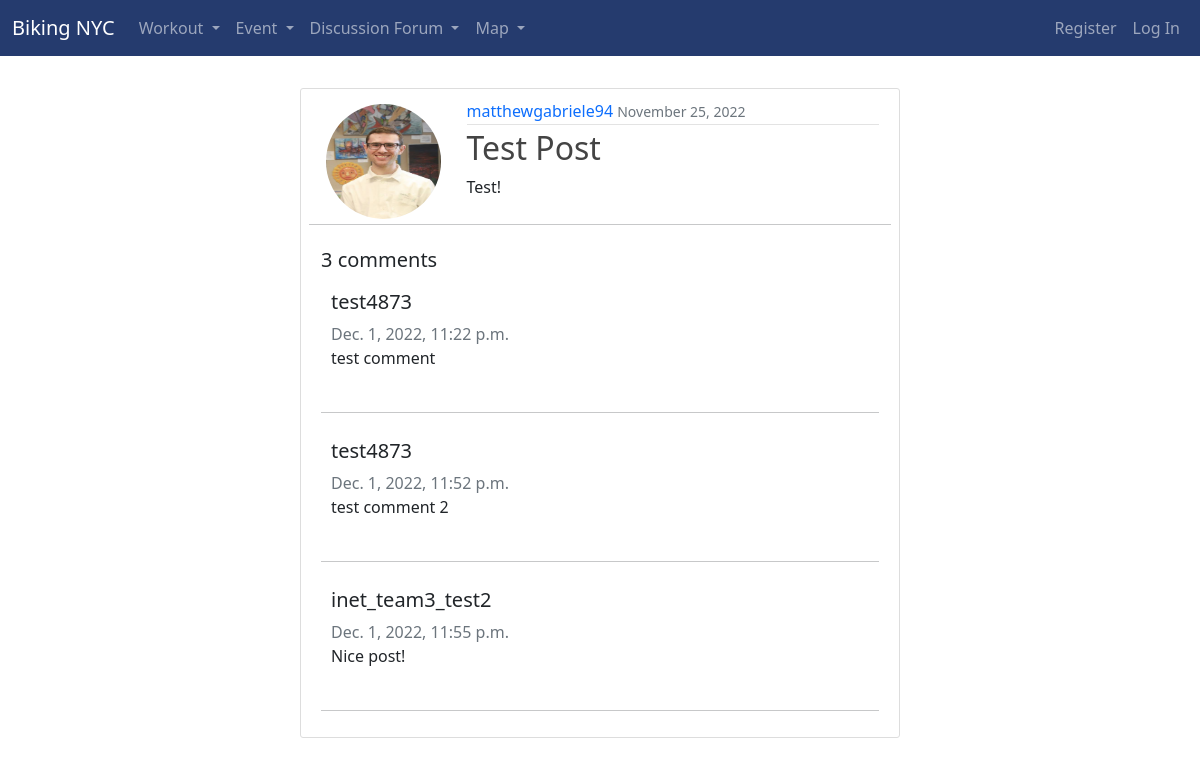
The app's page /post/2/ with its own data.
### bikingapp/models.py (models this page shows, shortened)
class Post(models.Model):
    title = models.CharField(max_length=100)
    content = models.TextField()
    date_posted = models.DateTimeField(default=timezone.now)
    author = models.ForeignKey(settings.AUTH_USER_MODEL, on_delete=models.CASCADE)

class CustomUser(AbstractUser):
    def image_upload_to(self, instance=None):
        if instance:
            return os.path.join("Users", self.username, instance)
        return None
    STATUS = (
        ("regular", "regular"),
        ("subscriber", "subscriber"),
        ("moderator", "moderator"),
    )
    email = models.EmailField(unique=True)
    status = models.CharField(max_length=100, choices=STATUS, default="regular")
    description = models.TextField(
        "Description", max_length=600, default="", blank=True
    )
    image = models.ImageField(default="default/user.jpg", upload_to=image_upload_to)
    def __str__(self):
        return self.username

class DiscForumComment(models.Model):
    post = models.ForeignKey(Post, on_delete=models.CASCADE, related_name="comments")
    author = models.ForeignKey(
        settings.AUTH_USER_MODEL, on_delete=models.SET_NULL, null=True, blank=True
    )
    body = models.TextField()
    created_on = models.DateTimeField(auto_now_add=True)
    class Meta:
        ordering = ["created_on"]

### bikingapp/views.py (the view, shortened to what this page needs)
# urls.py: path("post/<int:pk>/", PostDetailView.as_view(), name="post-detail"),
class PostDetailView(FormMixin, DetailView):
    model = Post
    template_name = "discforum/post_detail.html"
    form_class = DiscForumCommentForm
    def get_context_data(self, **kwargs):
        context = super().get_context_data(**kwargs)
        context["form"] = DiscForumCommentForm
        context["comments"] = models.DiscForumComment.objects.order_by("id").filter(
            post=self.object
        )
        context["userLoggedIn"] = not self.request.user.is_anonymous
        return context

### bikingapp/templates/discforum/post_detail.html (shortened to what this page needs)
<!DOCTYPE html>
<html lang="en">
<head>
  <link href="https://cdn.jsdelivr.net/npm/bootstrap@5.2.2/dist/css/bootstrap.min.css" rel="stylesheet"
>
</head>
<body>
  {% extends 'base.html' %}
  {% block content %}
  <div class="col-6 content-section2" style="margin-top: 4vh;">
    <div class="row">
      <div class="col-3">
        <article class="media">
          <img class="rounded-circle article-img" src="{{ object.author.image.url }}">
      </div>
      <div class="col-9">
        <div class="media-body">
          <div class="article-metadata">
            <a class="mr-2" href="{% url 'profile' object.author %}">{{ object.author }}</a>
            <small class="text-muted">{{ object.date_posted|date:"F d, Y" }}</small>
          </div>
          <h2 class="article-title">{{ object.title }}</h2>
          <p class="article-content">{{ object.content }}</p>
        </div>
      </div>
      <hr>
        <br>
      </div>
      <div class="col-12 ">
        <div class="card-body">
          <h5>{{ comments.count }} comments</h5>
          {% for comment in comments %}
          <div class="comments" style="padding: 10px;">
            <h5>{{ comment.author }}</h5>
            <span class=" text-muted font-weight-normal">
              {{ comment.created_on }}
            </span>
            {{ comment.body | linebreaks }}
          </div>
          <hr>
          {% endfor %}
        </div>
      </div>
    </div>
  </div>
  {% endblock content %}

### bikingapp/static/css/base.css (style rules this page uses)
.content-section2 { background: #ffffff; padding: 10px 20px; border: 1px solid #dddddd; border-radius: 3px; margin-bottom: 20px; margin-left: 25%; }
.article-title { color: #444444; text-decoration: none; }
.article-content { white-space: pre-line; }
.article-img { height: 125px; width: 125px; padding: 5px; }
.article-metadata { padding-bottom: 1px; margin-bottom: 4px; border-bottom: 1px solid #e3e3e3; text-decoration: none; }

### bikingapp/templates/base.html (style rules this page uses)
a { text-decoration: none; }

### records on screen
Post: author.image (picture), author "matthewgabriele94", date_posted "November 25, 2022", title "Test Post", content "Test!"
DiscForumComment: author "test4873", created_on "Dec. 1, 2022, 11:22 p.m.", body "test comment"
DiscForumComment: author "test4873", created_on "Dec. 1, 2022, 11:52 p.m.", body "test comment 2"
DiscForumComment: author "inet_team3_test2", created_on "Dec. 1, 2022, 11:55 p.m.", body "Nice post!"

### other values on screen
{{ comments.count }} "3"
